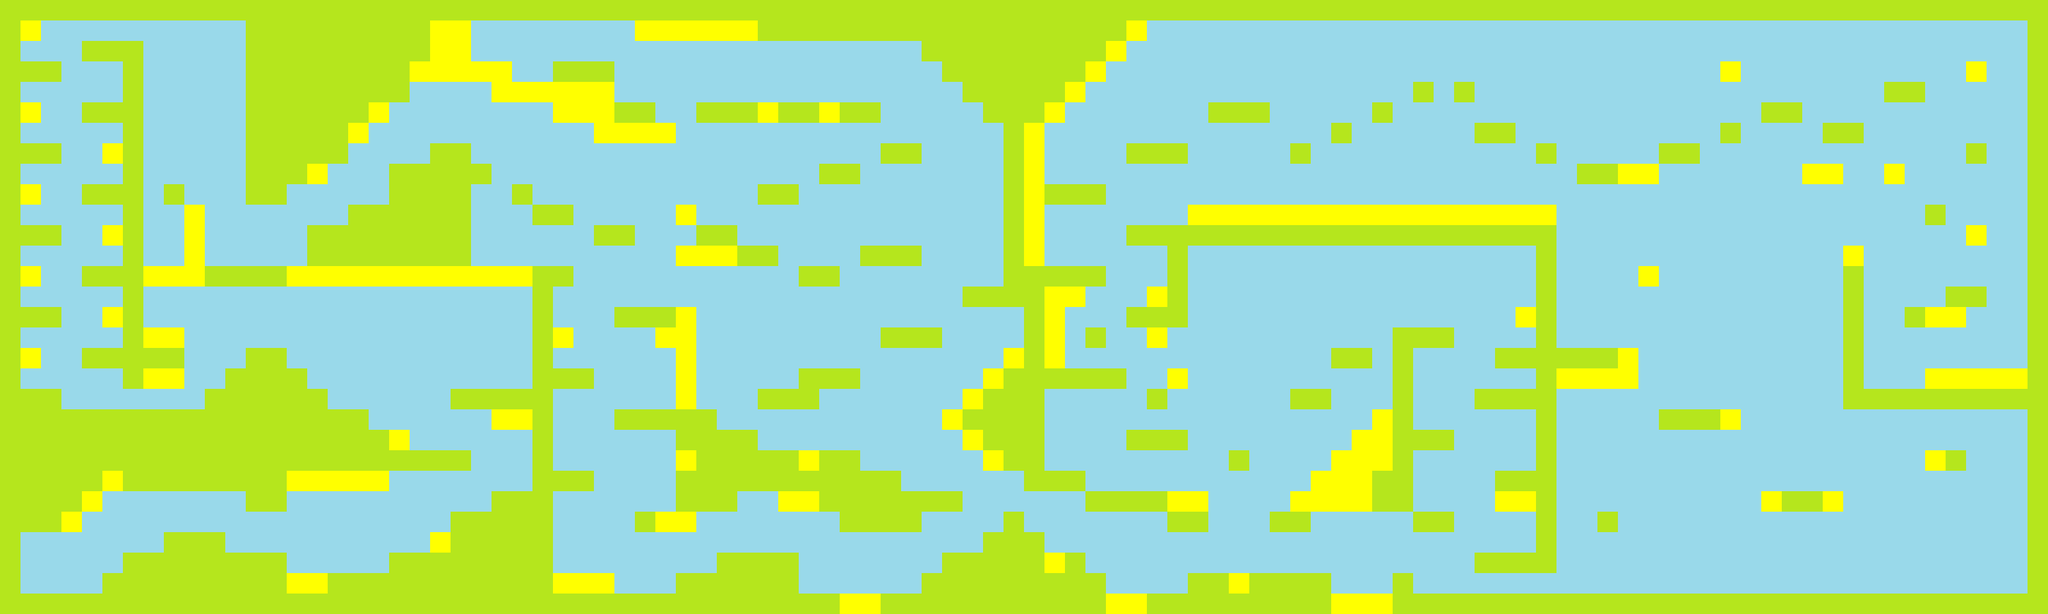

A 2D game scene composited from a Tiled map and its tileset images. What follows is a short description and the map's XML, with every tile layer's data as written:
An orthogonal 100x30 tile map with 32x32 px tiles, 1 tile layer (Tile Layer 1).

<map version="1.0" tiledversion="1.1.6" orientation="orthogonal" renderorder="right-down" width="100" height="30" tilewidth="32" tileheight="32" infinite="0" nextobjectid="1">
 <tileset firstgid="1" source="sprites.tsx" />
 <layer name="Tile Layer 1" width="100" height="30">
  <data encoding="csv">
2,2,2,2,2,2,2,2,2,2,2,2,2,2,2,2,2,2,2,2,2,2,2,2,2,2,2,2,2,2,2,2,2,2,2,2,2,2,2,2,2,2,2,2,2,2,2,2,2,2,2,2,2,2,2,2,2,2,2,2,2,2,2,2,2,2,2,2,2,2,2,2,2,2,2,2,2,2,2,2,2,2,2,2,2,2,2,2,2,2,2,2,2,2,2,2,2,2,2,2,
2,3,1,1,1,1,1,1,1,1,1,1,2,2,2,2,2,2,2,2,2,3,3,1,1,1,1,1,1,1,1,3,3,3,3,3,3,2,2,2,2,2,2,2,2,2,2,2,2,2,2,2,2,2,2,3,1,1,1,1,1,1,1,1,1,1,1,1,1,1,1,1,1,1,1,1,1,1,1,1,1,1,1,1,1,1,1,1,1,1,1,1,1,1,1,1,1,1,1,2,
2,1,1,1,2,2,2,1,1,1,1,1,2,2,2,2,2,2,2,2,2,3,3,1,1,1,1,1,1,1,1,1,1,1,1,1,1,1,1,1,1,1,1,1,1,2,2,2,2,2,2,2,2,2,3,1,1,1,1,1,1,1,1,1,1,1,1,1,1,1,1,1,1,1,1,1,1,1,1,1,1,1,1,1,1,1,1,1,1,1,1,1,1,1,1,1,1,1,1,2,
2,2,2,1,1,1,2,1,1,1,1,1,2,2,2,2,2,2,2,2,3,3,3,3,3,1,1,2,2,2,1,1,1,1,1,1,1,1,1,1,1,1,1,1,1,1,2,2,2,2,2,2,2,3,1,1,1,1,1,1,1,1,1,1,1,1,1,1,1,1,1,1,1,1,1,1,1,1,1,1,1,1,1,1,3,1,1,1,1,1,1,1,1,1,1,1,3,1,1,2,
2,1,1,1,1,1,2,1,1,1,1,1,2,2,2,2,2,2,2,2,1,1,1,1,3,3,3,3,3,3,1,1,1,1,1,1,1,1,1,1,1,1,1,1,1,1,1,2,2,2,2,2,3,1,1,1,1,1,1,1,1,1,1,1,1,1,1,1,1,2,1,2,1,1,1,1,1,1,1,1,1,1,1,1,1,1,1,1,1,1,1,1,2,2,1,1,1,1,1,2,
2,3,1,1,2,2,2,1,1,1,1,1,2,2,2,2,2,2,3,1,1,1,1,1,1,1,1,3,3,3,2,2,1,1,2,2,2,3,2,2,3,2,2,1,1,1,1,1,2,2,2,3,1,1,1,1,1,1,1,2,2,2,1,1,1,1,1,2,1,1,1,1,1,1,1,1,1,1,1,1,1,1,1,1,1,1,2,2,1,1,1,1,1,1,1,1,1,1,1,2,
2,1,1,1,1,1,2,1,1,1,1,1,2,2,2,2,2,3,1,1,1,1,1,1,1,1,1,1,1,3,3,3,3,1,1,1,1,1,1,1,1,1,1,1,1,1,1,1,1,2,3,1,1,1,1,1,1,1,1,1,1,1,1,1,1,2,1,1,1,1,1,1,2,2,1,1,1,1,1,1,1,1,1,1,2,1,1,1,1,2,2,1,1,1,1,1,1,1,1,2,
2,2,2,1,1,3,2,1,1,1,1,1,2,2,2,2,2,1,1,1,1,2,2,1,1,1,1,1,1,1,1,1,1,1,1,1,1,1,1,1,1,1,1,2,2,1,1,1,1,2,3,1,1,1,1,2,2,2,1,1,1,1,1,2,1,1,1,1,1,1,1,1,1,1,1,2,1,1,1,1,1,2,2,1,1,1,1,1,1,1,1,1,1,1,1,1,2,1,1,2,
2,1,1,1,1,1,2,1,1,1,1,1,2,2,2,3,1,1,1,2,2,2,2,2,1,1,1,1,1,1,1,1,1,1,1,1,1,1,1,1,2,2,1,1,1,1,1,1,1,2,3,1,1,1,1,1,1,1,1,1,1,1,1,1,1,1,1,1,1,1,1,1,1,1,1,1,1,2,2,3,3,1,1,1,1,1,1,1,3,3,1,1,3,1,1,1,1,1,1,2,
2,3,1,1,2,2,2,1,2,1,1,1,2,2,1,1,1,1,1,2,2,2,2,1,1,2,1,1,1,1,1,1,1,1,1,1,1,2,2,1,1,1,1,1,1,1,1,1,1,2,3,2,2,2,1,1,1,1,1,1,1,1,1,1,1,1,1,1,1,1,1,1,1,1,1,1,1,1,1,1,1,1,1,1,1,1,1,1,1,1,1,1,1,1,1,1,1,1,1,2,
2,1,1,1,1,1,2,1,1,3,1,1,1,1,1,1,1,2,2,2,2,2,2,1,1,1,2,2,1,1,1,1,1,3,1,1,1,1,1,1,1,1,1,1,1,1,1,1,1,2,3,1,1,1,1,1,1,1,3,3,3,3,3,3,3,3,3,3,3,3,3,3,3,3,3,3,1,1,1,1,1,1,1,1,1,1,1,1,1,1,1,1,1,1,2,1,1,1,1,2,
2,2,2,1,1,3,2,1,1,3,1,1,1,1,1,2,2,2,2,2,2,2,2,1,1,1,1,1,1,2,2,1,1,1,2,2,1,1,1,1,1,1,1,1,1,1,1,1,1,2,3,1,1,1,1,2,2,2,2,2,2,2,2,2,2,2,2,2,2,2,2,2,2,2,2,2,1,1,1,1,1,1,1,1,1,1,1,1,1,1,1,1,1,1,1,1,3,1,1,2,
2,1,1,1,1,1,2,1,1,3,1,1,1,1,1,2,2,2,2,2,2,2,2,1,1,1,1,1,1,1,1,1,1,3,3,3,2,2,1,1,1,1,2,2,2,1,1,1,1,2,3,1,1,1,1,1,1,2,1,1,1,1,1,1,1,1,1,1,1,1,1,1,1,1,1,2,1,1,1,1,1,1,1,1,1,1,1,1,1,1,3,1,1,1,1,1,1,1,1,2,
2,3,1,1,2,2,2,3,3,3,2,2,2,2,3,3,3,3,3,3,3,3,3,3,3,3,2,2,1,1,1,1,1,1,1,1,1,1,1,2,2,1,1,1,1,1,1,1,1,2,2,2,2,2,1,1,1,2,1,1,1,1,1,1,1,1,1,1,1,1,1,1,1,1,1,2,1,1,1,1,3,1,1,1,1,1,1,1,1,1,2,1,1,1,1,1,1,1,1,2,
2,1,1,1,1,1,2,1,1,1,1,1,1,1,1,1,1,1,1,1,1,1,1,1,1,1,2,1,1,1,1,1,1,1,1,1,1,1,1,1,1,1,1,1,1,1,1,2,2,2,2,3,3,1,1,1,3,2,1,1,1,1,1,1,1,1,1,1,1,1,1,1,1,1,1,2,1,1,1,1,1,1,1,1,1,1,1,1,1,1,2,1,1,1,1,2,2,1,1,2,
2,2,2,1,1,3,2,1,1,1,1,1,1,1,1,1,1,1,1,1,1,1,1,1,1,1,2,1,1,1,2,2,2,3,1,1,1,1,1,1,1,1,1,1,1,1,1,1,1,1,2,3,1,1,1,2,2,2,1,1,1,1,1,1,1,1,1,1,1,1,1,1,1,1,3,2,1,1,1,1,1,1,1,1,1,1,1,1,1,1,2,1,1,2,3,3,1,1,1,2,
2,1,1,1,1,1,2,3,3,1,1,1,1,1,1,1,1,1,1,1,1,1,1,1,1,1,2,3,1,1,1,1,3,3,1,1,1,1,1,1,1,1,1,2,2,2,1,1,1,1,2,3,1,2,1,1,3,1,1,1,1,1,1,1,1,1,1,1,2,2,2,1,1,1,1,2,1,1,1,1,1,1,1,1,1,1,1,1,1,1,2,1,1,1,1,1,1,1,1,2,
2,3,1,1,2,2,2,2,2,1,1,1,2,2,1,1,1,1,1,1,1,1,1,1,1,1,2,1,1,1,1,1,1,3,1,1,1,1,1,1,1,1,1,1,1,1,1,1,1,3,2,3,1,1,1,1,1,1,1,1,1,1,1,1,1,2,2,1,2,1,1,1,1,2,2,2,2,2,2,3,1,1,1,1,1,1,1,1,1,1,2,1,1,1,1,1,1,1,1,2,
2,1,1,1,1,1,2,3,3,1,1,2,2,2,2,1,1,1,1,1,1,1,1,1,1,1,2,2,2,1,1,1,1,3,1,1,1,1,1,2,2,2,1,1,1,1,1,1,3,2,2,2,2,2,2,1,1,3,1,1,1,1,1,1,1,1,1,1,2,1,1,1,1,1,1,2,3,3,3,3,1,1,1,1,1,1,1,1,1,1,2,1,1,1,3,3,3,3,3,2,
2,2,2,1,1,1,1,1,1,1,2,2,2,2,2,2,1,1,1,1,1,1,2,2,2,2,2,1,1,1,1,1,1,3,1,1,1,2,2,2,1,1,1,1,1,1,1,3,2,2,2,1,1,1,1,1,2,1,1,1,1,1,1,2,2,1,1,1,2,1,1,1,2,2,2,2,1,1,1,1,1,1,1,1,1,1,1,1,1,1,2,2,2,2,2,2,2,2,2,2,
2,2,2,2,2,2,2,2,2,2,2,2,2,2,2,2,2,2,1,1,1,1,1,1,3,3,2,1,1,1,2,2,2,2,2,1,1,1,1,1,1,1,1,1,1,1,3,2,2,2,2,1,1,1,1,1,1,1,1,1,1,1,1,1,1,1,1,3,2,1,1,1,1,1,1,2,1,1,1,1,1,2,2,2,3,1,1,1,1,1,1,1,1,1,1,1,1,1,1,2,
2,2,2,2,2,2,2,2,2,2,2,2,2,2,2,2,2,2,2,3,1,1,1,1,1,1,2,1,1,1,1,1,1,2,2,2,2,1,1,1,1,1,1,1,1,1,1,3,2,2,2,1,1,1,1,2,2,2,1,1,1,1,1,1,1,1,3,3,2,2,2,1,1,1,1,2,1,1,1,1,1,1,1,1,1,1,1,1,1,1,1,1,1,1,1,1,1,1,1,2,
2,2,2,2,2,2,2,2,2,2,2,2,2,2,2,2,2,2,2,2,2,2,2,1,1,1,2,1,1,1,1,1,1,3,2,2,2,2,2,3,2,2,1,1,1,1,1,1,3,2,2,1,1,1,1,1,1,1,1,1,2,1,1,1,1,3,3,3,2,1,1,1,1,1,1,2,1,1,1,1,1,1,1,1,1,1,1,1,1,1,1,1,1,1,3,2,1,1,1,2,
2,2,2,2,2,3,2,2,2,2,2,2,2,2,3,3,3,3,3,1,1,1,1,1,1,1,2,2,2,1,1,1,1,2,2,2,2,2,2,2,2,2,2,2,1,1,1,1,1,1,2,2,2,1,1,1,1,1,1,1,1,1,1,1,3,3,3,2,2,1,1,1,1,2,2,2,1,1,1,1,1,1,1,1,1,1,1,1,1,1,1,1,1,1,1,1,1,1,1,2,
2,2,2,2,3,1,1,1,1,1,1,1,2,2,1,1,1,1,1,1,1,1,1,1,2,2,2,1,1,1,1,1,1,2,2,2,1,1,3,3,2,2,2,2,2,2,2,1,1,1,1,1,1,2,2,2,2,3,3,1,1,1,1,3,3,3,3,2,2,1,1,1,1,3,3,2,1,1,1,1,1,1,1,1,1,1,3,2,2,3,1,1,1,1,1,1,1,1,1,2,
2,2,2,3,1,1,1,1,1,1,1,1,1,1,1,1,1,1,1,1,1,1,2,2,2,2,2,1,1,1,1,2,3,3,1,1,1,1,1,1,1,2,2,2,2,1,1,1,1,2,1,1,1,1,1,1,1,2,2,1,1,1,2,2,1,1,1,1,1,2,2,1,1,1,1,2,1,1,2,1,1,1,1,1,1,1,1,1,1,1,1,1,1,1,1,1,1,1,1,2,
2,1,1,1,1,1,1,1,2,2,2,1,1,1,1,1,1,1,1,1,1,3,2,2,2,2,2,1,1,1,1,1,1,1,1,1,1,1,1,1,1,1,1,1,1,1,1,1,2,2,2,1,1,1,1,1,1,1,1,1,1,1,1,1,1,1,1,1,1,1,1,1,1,1,1,2,1,1,1,1,1,1,1,1,1,1,1,1,1,1,1,1,1,1,1,1,1,1,1,2,
2,1,1,1,1,1,2,2,2,2,2,2,2,2,1,1,1,1,1,2,2,2,2,2,2,2,2,1,1,1,1,1,1,1,1,2,2,2,2,1,1,1,1,1,1,1,2,2,2,2,2,3,2,1,1,1,1,1,1,1,1,1,1,1,1,1,1,1,1,1,1,1,2,2,2,2,1,1,1,1,1,1,1,1,1,1,1,1,1,1,1,1,1,1,1,1,1,1,1,2,
2,1,1,1,1,2,2,2,2,2,2,2,2,2,3,3,2,2,2,2,2,2,2,2,2,2,2,3,3,3,1,1,1,2,2,2,2,2,2,1,1,1,1,1,1,2,2,2,2,2,2,2,2,2,1,1,1,1,2,2,3,2,2,2,2,1,1,1,2,1,1,1,1,1,1,1,1,1,1,1,1,1,1,1,1,1,1,1,1,1,1,1,1,1,1,1,1,1,1,2,
2,2,2,2,2,2,2,2,2,2,2,2,2,2,2,2,2,2,2,2,2,2,2,2,2,2,2,2,2,2,2,2,2,2,2,2,2,2,2,2,2,3,3,2,2,2,2,2,2,2,2,2,2,2,3,3,2,2,2,2,2,2,2,2,2,3,3,3,2,2,2,2,2,2,2,2,2,2,2,2,2,2,2,2,2,2,2,2,2,2,2,2,2,2,2,2,2,2,2,2
</data>
 </layer>
</map>
